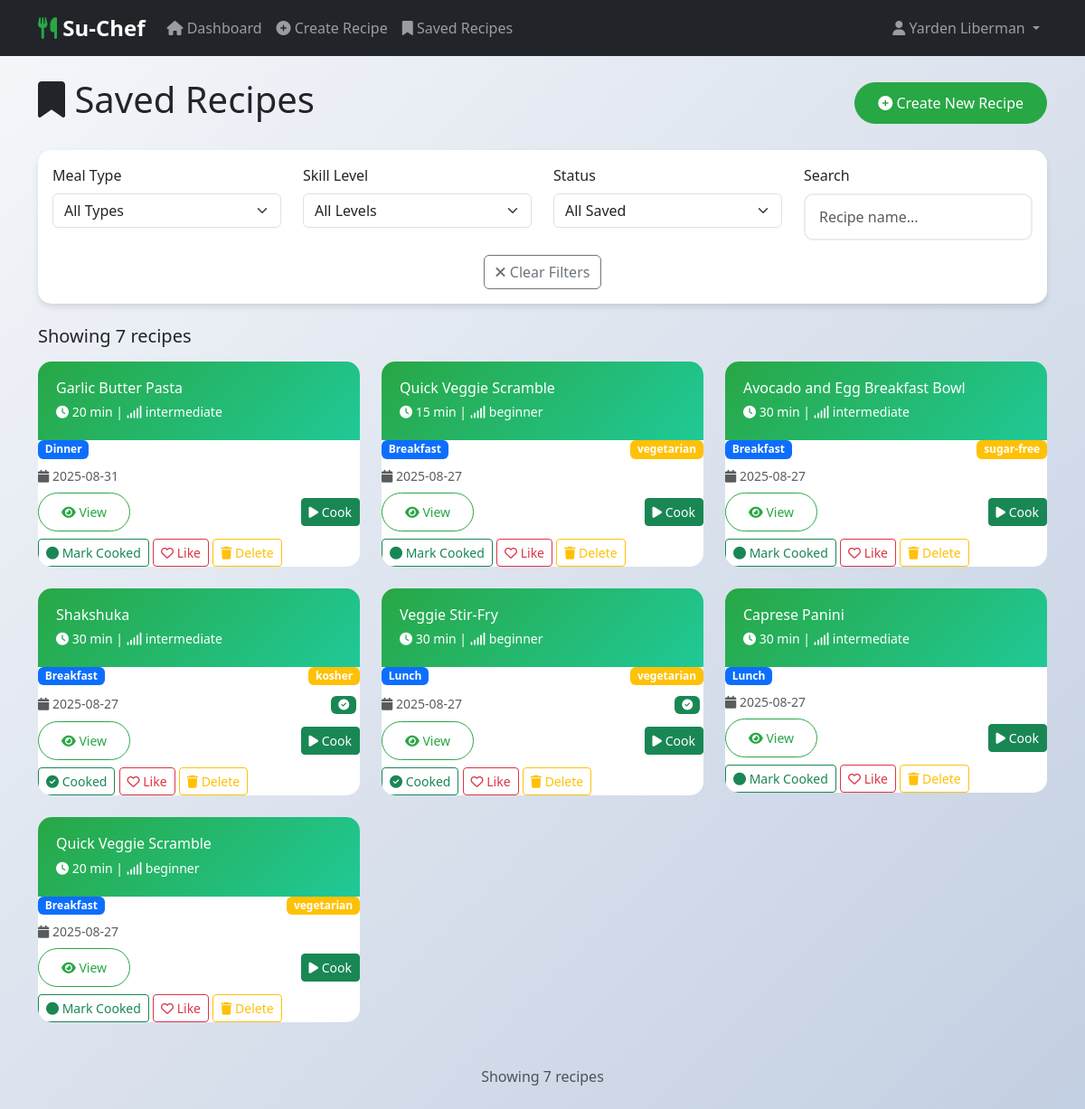
The page /saved_recipes (signed in) on the database its author committed.
### app.py (models this page shows)
class Recipe(db.Model):
    id = db.Column(db.Integer, primary_key=True)
    name = db.Column(db.String(200), nullable=False)
    meal_type = db.Column(db.String(50), nullable=False)
    cooking_time = db.Column(db.Integer, nullable=False)
    skill_level = db.Column(db.String(50), nullable=False)
    dietary_restrictions = db.Column(db.String(200))
    ingredients = db.Column(db.Text, nullable=False)  # JSON string
    steps = db.relationship('RecipeStep', backref='recipe', lazy=True, order_by='RecipeStep.step_number')
    created_at = db.Column(db.DateTime, default=datetime.utcnow)
    user_id = db.Column(db.Integer, db.ForeignKey('user.id'), nullable=False)
    cooked = db.Column(db.Boolean, default=False)
    liked = db.Column(db.Boolean, default=False)
    def to_dict(self):
        return {
            'id': self.id,
            'name': self.name,
            'meal_type': self.meal_type,
            'cooking_time': self.cooking_time,
            'skill_level': self.skill_level,
            'dietary_restrictions': self.dietary_restrictions,
            'ingredients': json.loads(self.ingredients) if self.ingredients else [],
            'steps': [step.to_dict() for step in self.steps],
            'created_at': self.created_at.isoformat() if self.created_at else None,
            'user_id': self.user_id,
            'cooked': self.cooked,
            'liked': self.liked
        }

### app.py (the view)
@app.route('/saved_recipes')
def saved_recipes():
    if 'user_id' not in session:
        return redirect(url_for('login'))
    filter_type = request.args.get('filter', 'all')
    base_query = Recipe.query.filter_by(user_id=session['user_id'])
    if filter_type == 'liked':
        recipes = base_query.filter_by(liked=True).order_by(Recipe.created_at.desc()).all()
    elif filter_type == 'cooked':
        recipes = base_query.filter_by(cooked=True).order_by(Recipe.created_at.desc()).all()
    else:
        recipes = base_query.order_by(Recipe.created_at.desc()).all()
    recipes_dict = [recipe.to_dict() for recipe in recipes]
    return render_template('saved_recipes.html', recipes=recipes_dict, current_filter=filter_type)

### app.py (called while the page is built)
    def to_dict(self):
        return {
            'id': self.id,
            'step_number': self.step_number,
            'step_text': self.step_text,
            'estimated_time': self.estimated_time,
            'tips': self.tips,
            'recipe_id': self.recipe_id
        }

### templates/saved_recipes.html (shortened to what this page needs)
{% extends "base.html" %}
{% block content %}
<div class="d-flex justify-content-between align-items-center mb-4">
    <h1><i class="fas fa-bookmark"></i> Saved Recipes</h1>
    <a href="{{ url_for('create_recipe') }}" class="btn btn-primary">
        <i class="fas fa-plus-circle"></i> Create New Recipe
    </a>
</div>
<div class="card mb-4">
    <div class="card-body">
        <div class="row">
            <div class="col-md-3 mb-3">
                <label for="mealTypeFilter" class="form-label">Meal Type</label>
                <select class="form-select" id="mealTypeFilter">
                    <option value="">All Types</option>
                </select>
            </div>
            <div class="col-md-3 mb-3">
                <label for="skillLevelFilter" class="form-label">Skill Level</label>
                <select class="form-select" id="skillLevelFilter">
                    <option value="">All Levels</option>
                </select>
            </div>
            <div class="col-md-3 mb-3">
                <label for="statusFilter" class="form-label">Status</label>
                <select class="form-select" id="statusFilter">
                    <option value="all" {% if current_filter == 'all' %}selected{% endif %}>All Saved</option>
                </select>
            </div>
            <div class="col-md-3 mb-3">
                <label for="searchFilter" class="form-label">Search</label>
                <input type="text" class="form-control" id="searchFilter" placeholder="Recipe name...">
            </div>
        </div>
        <div class="text-center">
            <button class="btn btn-outline-secondary" id="clearFilters">
                <i class="fas fa-times"></i> Clear Filters
            </button>
        </div>
    </div>
</div>
<div class="d-flex justify-content-between align-items-center mb-3">
    <h5 class="mb-0">Showing <span id="recipeCount">{{ recipes|length }}</span> recipes</h5>
</div>
<div class="row" id="recipeGrid">
    {% for recipe in recipes %}
    <div class="col-md-6 col-lg-4 mb-4 recipe-item"
         data-meal-type="{{ recipe.meal_type }}"
         data-skill-level="{{ recipe.skill_level }}"
         data-cooked="{{ 'true' if recipe.cooked else 'false' }}"
         data-liked="{{ 'true' if recipe.liked else 'false' }}"
         data-name="{{ recipe.name.lower() }}">
        <div class="recipe-card">
            <div class="recipe-header">
                <h6 class="mb-1">{{ recipe.name }}</h6>
                <small>
                    <i class="fas fa-clock"></i> {{ recipe.cooking_time }} min |
                    <i class="fas fa-signal"></i> {{ recipe.skill_level }}
                </small>
            </div>
            <div class="card-body">
                <div class="d-flex justify-content-between align-items-center mb-2">
                    <span class="badge bg-primary">{{ recipe.meal_type|title }}</span>
                    {% if recipe.dietary_restrictions %}
                        <span class="badge bg-warning">{{ recipe.dietary_restrictions }}</span>
                    {% endif %}
                </div>
                <div class="d-flex justify-content-between align-items-center mb-2">
                    <small class="text-muted">
                        <i class="fas fa-calendar"></i> {{ recipe.created_at[:10] if recipe.created_at else 'Unknown' }}
                    </small>
                    <div class="recipe-status">
                        {% if recipe.cooked %}
                            <span class="badge bg-success me-1" title="Cooked">
                                <i class="fas fa-check-circle"></i>
                            </span>
                        {% endif %}
                    </div>
                </div>
                <div class="d-flex justify-content-between align-items-center">
                    <a href="{{ url_for('view_recipe', recipe_id=recipe.id) }}" class="btn btn-outline-primary btn-sm">
                        <i class="fas fa-eye"></i> View
                    </a>
                    <a href="{{ url_for('cook_recipe', recipe_id=recipe.id) }}" class="btn btn-success btn-sm">
                        <i class="fas fa-play"></i> Cook
                    </a>
                </div>
                <div class="mt-2">
                    <button class="btn btn-sm btn-outline-success toggle-cooked" data-recipe-id="{{ recipe.id }}">
                        {% if recipe.cooked %}
                            <i class="fas fa-check-circle"></i> Cooked
                        {% else %}
                            <i class="fas fa-circle"></i> Mark Cooked
                        {% endif %}
                    </button>
                    <button class="btn btn-sm btn-outline-danger toggle-liked" data-recipe-id="{{ recipe.id }}">
                        {% if recipe.liked %}
                            <i class="fas fa-heart"></i> Liked
                        {% else %}
                            <i class="far fa-heart"></i> Like
                        {% endif %}
                    </button>
                    <button class="btn btn-sm btn-outline-warning delete-recipe" data-recipe-id="{{ recipe.id }}" data-recipe-name="{{ recipe.name }}">
                        <i class="fas fa-trash"></i> Delete
                    </button>
                </div>
            </div>
        </div>
    </div>
    {% endfor %}
</div>
<div class="text-center mt-4">
    <p class="text-muted">
        Showing <span id="recipeCount">{{ recipes|length }}</span> recipe{{ 's' if recipes|length != 1 else '' }}
    </p>
</div>
{% endblock %}

### templates/base.html (style rules this page uses)
:root { --primary-color: #28a745; --secondary-color: #6c757d; --accent-color: #ffc107; --success-color: #28a745; --danger-color: #dc3545; --warning-color: #ffc107; --info-color: #17a2b8; }
body { background: linear-gradient(135deg, #f5f7fa 0%, #c3cfe2 100%); min-height: 100vh; font-family: 'Segoe UI', Tahoma, Geneva, Verdana, sans-serif; }
.card { border: none; border-radius: 15px; box-shadow: 0 4px 6px rgba(0, 0, 0, 0.1); transition: transform 0.2s ease-in-out; }
.btn-primary { background-color: var(--primary-color); border-color: var(--primary-color); border-radius: 25px; padding: 10px 25px; font-weight: 500; }
.btn-outline-primary { border-color: var(--primary-color); color: var(--primary-color); border-radius: 25px; padding: 10px 25px; }
.form-control { border-radius: 10px; border: 2px solid #e9ecef; padding: 12px 15px; }
.recipe-card { background: white; border-radius: 15px; overflow: hidden; transition: all 0.3s ease; }
.recipe-header { background: linear-gradient(135deg, var(--primary-color) 0%, #20c997 100%); color: white; padding: 20px; }

### rows shown on the page
Recipe: name "Garlic Butter Pasta", cooking_time "20", skill_level "intermediate", meal_type "Dinner", created_at "2025-08-31", shows "Mark Cooked"
Recipe: name "Quick Veggie Scramble", cooking_time "15", skill_level "beginner", meal_type "Breakfast", dietary_restrictions "vegetarian", created_at "2025-08-27", shows "Mark Cooked"
Recipe: name "Avocado and Egg Breakfast Bowl", cooking_time "30", skill_level "intermediate", meal_type "Breakfast", dietary_restrictions "sugar-free", created_at "2025-08-27", shows "Mark Cooked"
Recipe: name "Shakshuka", cooking_time "30", skill_level "intermediate", meal_type "Breakfast", dietary_restrictions "kosher", created_at "2025-08-27", shows "Cooked"
Recipe: name "Veggie Stir-Fry", cooking_time "30", skill_level "beginner", meal_type "Lunch", dietary_restrictions "vegetarian", created_at "2025-08-27", shows "Cooked"
Recipe: name "Caprese Panini", cooking_time "30", skill_level "intermediate", meal_type "Lunch", created_at "2025-08-27", shows "Mark Cooked"
Recipe: name "Quick Veggie Scramble", cooking_time "20", skill_level "beginner", meal_type "Breakfast", dietary_restrictions "vegetarian", created_at "2025-08-27", shows "Mark Cooked"

### other values the page prints
{{ session.username }} "Yarden Liberman"
{{ recipes|length }} "7"
{{ 's' if recipes|length != 1 else '' }} "s"
